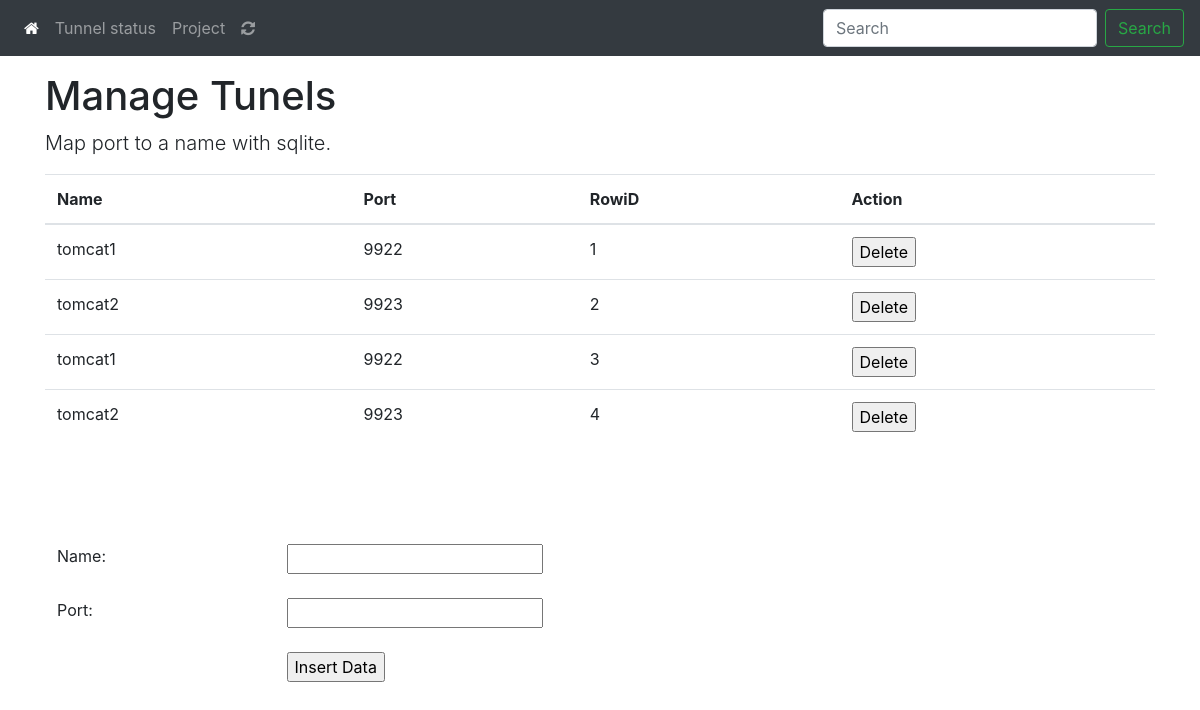
/manage.php, run on an earlier commit of the app's database.
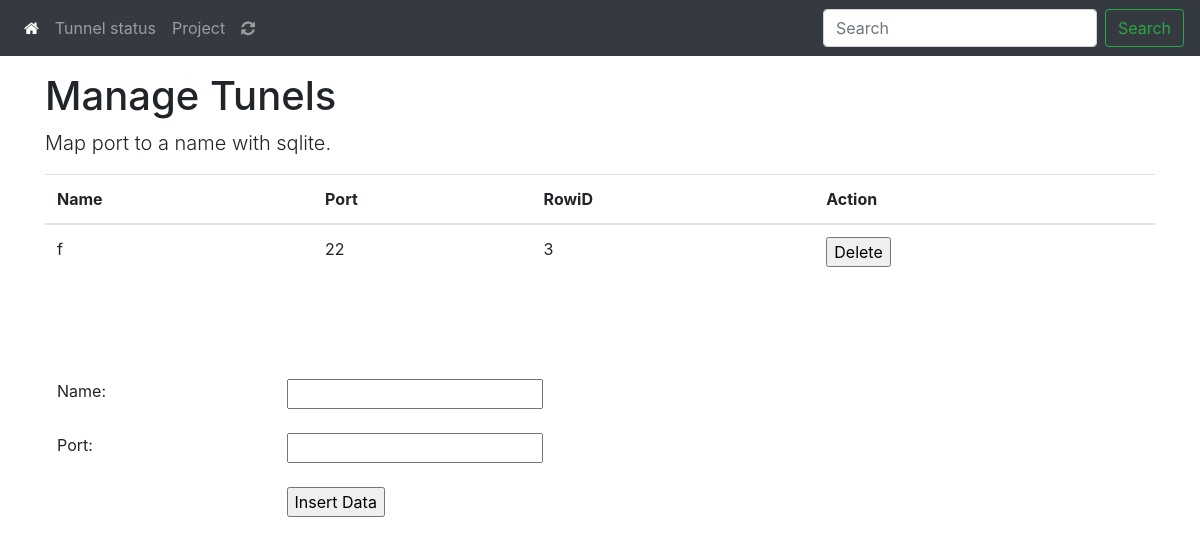
And on a later commit of the database.
### tables this page shows
CREATE TABLE "tunnels" (
                "id" INTEGER PRIMARY KEY AUTOINCREMENT NOT NULL,
                "name" VARCHAR,
                "port" INTEGER
            );

### manage.php (the view, shortened to what this page needs)
<?php include 'nav.php'; ?>
  <body>
    <main role="main" class="container">
      <div class="starter-template">
        <h1>Manage Tunels</h1>
        <p class="lead">Map port to a name with sqlite.</p>
      </div>
      <div class="starter-template">
            <?php
            $db = new SQLite3('db/manage.sqlite', SQLITE3_OPEN_CREATE | SQLITE3_OPEN_READWRITE);
            $db->query('CREATE TABLE IF NOT EXISTS "tunnels" (
                "id" INTEGER PRIMARY KEY AUTOINCREMENT NOT NULL,
                "name" VARCHAR,
                "port" INTEGER
            )');
            $query = 'SELECT  * FROM "tunnels"';
            $results = $db->query($query);
            echo "
             <table class=table >
             <form action='manage.php' method='post'>
               <thead>
                 <tr>
                 <th scope='col'>Name</th>
                 <th scope='col'>Port</th>
                 <th scope='col'>RowiD</th>
                 <th scope='col'>Action</th>
                 </tr>
                </thead>
                 <tbody>
                 ";
                 while($row = $results->fetchArray()) {
                  echo "
                  <tr>
                   <td> $row[name] </td>
                   <td> $row[port] </td>
                   <td> $row[id] </td>
                  <td><input name='delete_data' type='submit' value='Delete'></td>
                     </tr>
                   ";
                  }
                  echo '
                  </tbody>
                 </table>
                 ';
             ?>
      </div>
           <br>
           <br>
           <br>
      		<table class="table table-borderless">
      			<form action="manage.php" method="post">
      			<tr>
      				<td>Name:</td>
      				<td><input name="name" type="text"></td>
      			</tr>
      			<tr>
      				<td>Port:</td>
      				<td><input name="port" type="text"></td>
      			</tr>
      			<tr>
      				<td><a></a></td>
      				<td><input name="submit_data" type="submit" value="Insert Data"></td>
      			</tr>
      			</form>
      		</table>
</body>
  </body>
</html>

### nav.php (shortened to what this page needs)
<!doctype html>
<html lang="en">
<head>
    <link rel="stylesheet" href="https://cdnjs.cloudflare.com/ajax/libs/font-awesome/4.7.0/css/font-awesome.min.css">
    <link rel="stylesheet" href="https://stackpath.bootstrapcdn.com/bootstrap/4.3.1/css/bootstrap.min.css">
</head>
    <nav class="navbar navbar-expand-md navbar-dark bg-dark fixed-top">
      <div class="collapse navbar-collapse" id="navbarsExampleDefault">
        <ul class="navbar-nav mr-auto">
          <li class="nav-item active">
            <a class="nav-link" href="/"><i class="fa fa-home"></i><span class="sr-only">(current)</span></a>
          </li>
          <li class="nav-item">
            <a class="nav-link" href="/status.php">Tunnel status <span class="sr-only">(current)</span></a>
          </li>
          <li class="nav-item">
            <a class="nav-link" href="https://github.com/aink99/ssh-gateway" target="_blank">Project</a>
          </li>
          <li class="nav-item">
            <a class="nav-link" href="javascript:location.reload()">
              <i class="fa fa-refresh"></i>
              <span class="sr-only">(current)</span></a>
          </li>
        </ul>
        <form class="form-inline my-2 my-lg-0">
          <input class="form-control mr-sm-2" type="text" placeholder="Search" aria-label="Search">
          <button class="btn btn-outline-success my-2 my-sm-0" type="submit">Search</button>
        </form>
      </div>
    </nav>
<br>
<br>
<br>

What changed in the data, as far as the page shows it:
removed tunnels: name "tomcat1", port "9922", id "1"
removed tunnels: name "tomcat2", port "9923", id "2"
removed tunnels: name "tomcat2", port "9923", id "4"
changed tunnels id 3: name "tomcat1" → "f"; port "9922" → "22"
